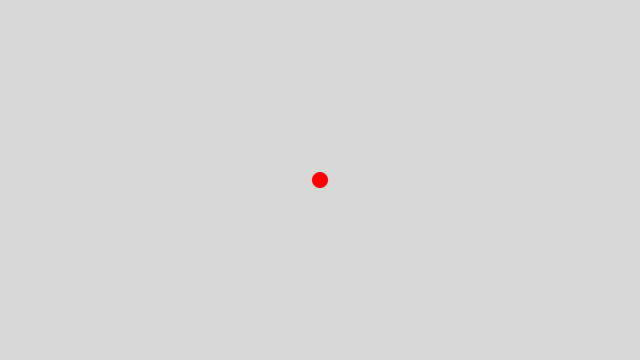
Frame 1 (no input)
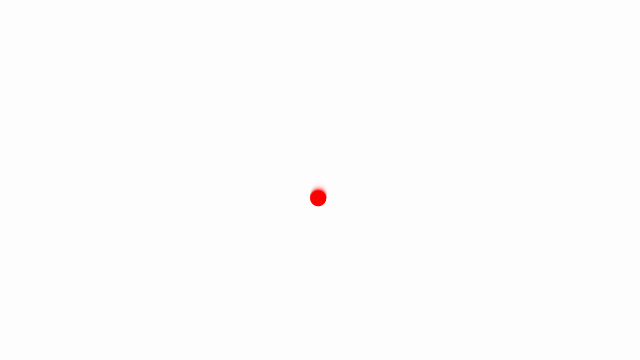
Frame 60 (the mouse pressed at the canvas centre just before this capture)
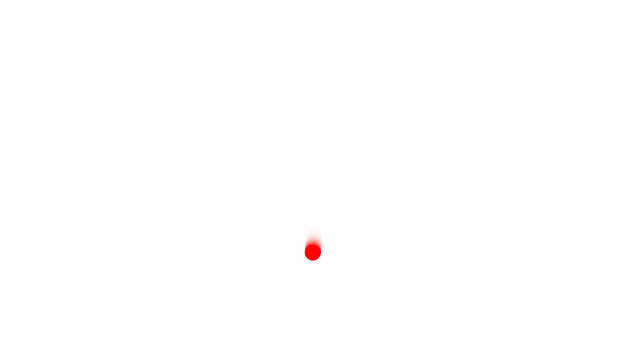
Frame 120 (the mouse held since frame 60 and released just before this capture)

The Processing sketch that drew these frames (run headless with seeded random() and noise(); from frame 60 on, the mouse is pressed at the canvas centre):

// Processing sketch: Nature_Of_Code_1_8
// ── Nature_Of_Code_1_8.pde
// ベクトル運動：速度
Mover mover;

void setup() {
  size(640, 360);
  mover = new Mover();
}

void draw() {
  //background(255);
  noStroke();
  fill(255, 60);
  rect(0,0,width,height);
  mover.update();
  mover.checkEdges();
  mover.display();
}

// 移動オブジェクトクラス
class Mover {
  PVector location;
  PVector velocity;
  PVector acceleration;
  float topSpeed;
  
  Mover() {
    // 描写位置と速度の初期値を設定
    location = new PVector(width / 2, height / 2);
    velocity = new PVector(0, 0);
    // 加速度、加速度の上限
    acceleration = new PVector(-0.001, 0.01);
    topSpeed = 10;
  }
  
  void update() {
    // 速度に加速度を加算
    velocity.add(acceleration);
    // 速度の上限を設定
    velocity.limit(topSpeed);
    // 現在位置に速度分の移動を加算
    location.add(velocity);
  }
  
  void display() {
    noStroke();
    fill(255, 0, 0);
    ellipse(location.x, location.y, 16, 16);
  } 

  // ウィンドウ端に到達したかのチェック
  void checkEdges() {
    if (location.x > width) {
      location.x = 0;
    } else if (location.x < 0) {
      location.x = width;
    }

    if (location.y > height) {
      location.y = 0;
    } else if (location.y < 0) {
      location.y = height;
    }
  }
}
